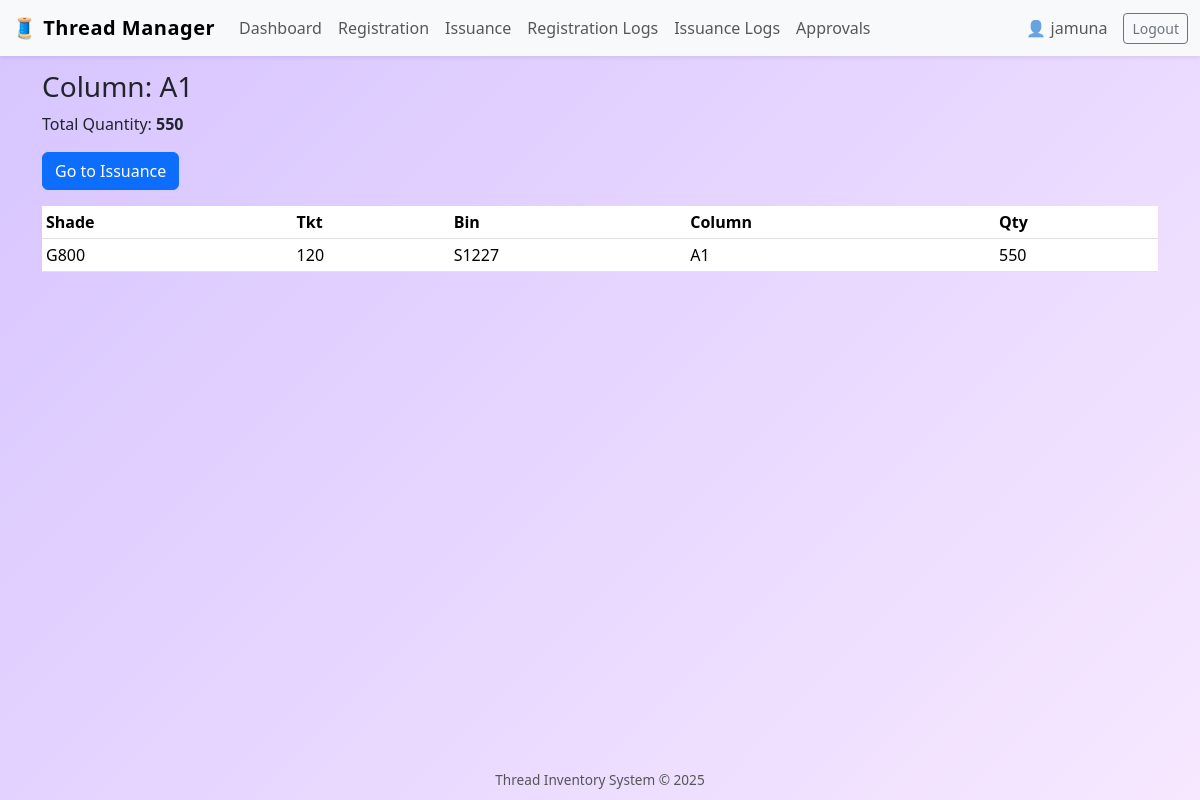
/qr/view/?type=column&value=A1 (signed in), run on an earlier commit of the app's database.
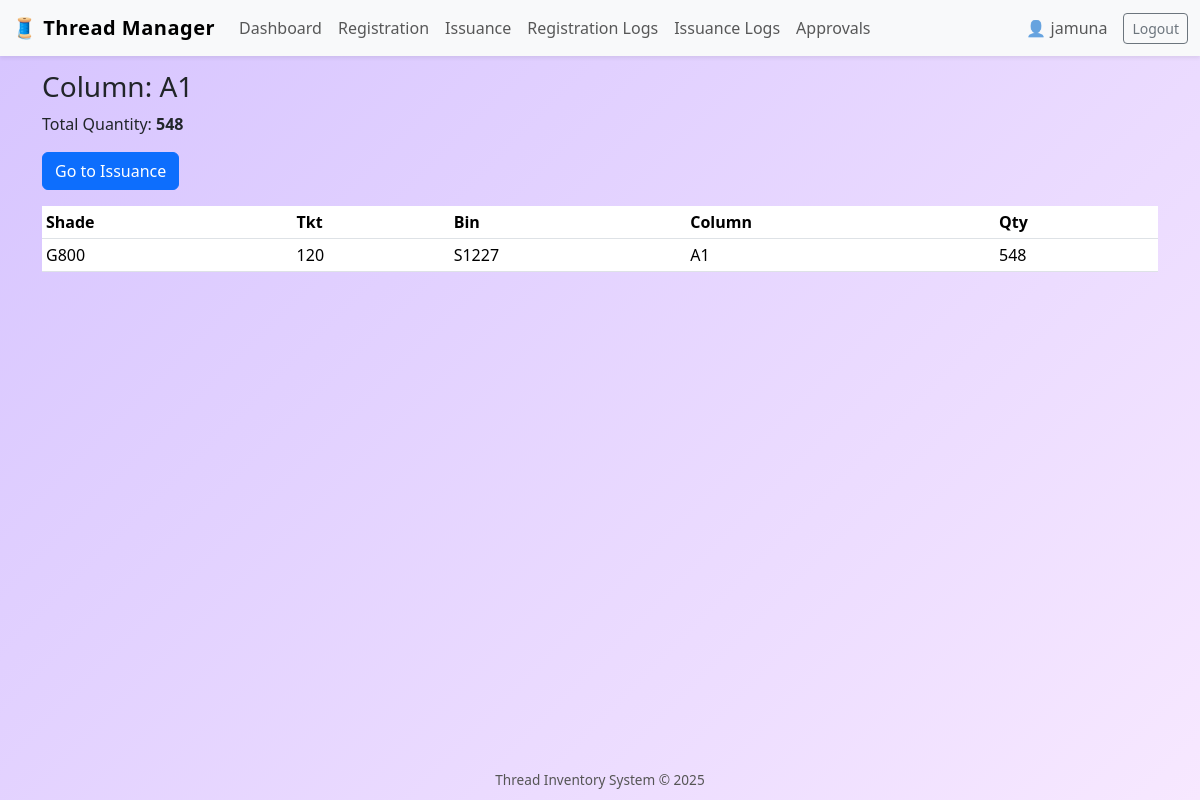
And on a later commit of the database.
### inventory/models.py (models this page shows, shortened)
class Thread(models.Model):
    CATEGORY_CHOICES = [
        ("DOMESTIC", "Domestic"),
        ("EXPORT", "Export"),
    ]
    registration_date = models.DateTimeField(auto_now_add=True)
    shade = models.CharField(max_length=100)
    tkt = models.CharField(max_length=100)
    bin_no = models.CharField(max_length=100)
    available_quantity = models.PositiveIntegerField()
    category = models.CharField(max_length=10, choices=CATEGORY_CHOICES)
    brand = models.CharField(max_length=100)
    column_name = models.CharField(max_length=100)
    created_by = models.ForeignKey(User, on_delete=models.SET_NULL, null=True)

### inventory/views.py (the view)
# urls.py: path("qr/view/", views.qr_filtered_view, name="qr_filtered_view"),
@login_required
def qr_filtered_view(request):
    qr_type = request.GET.get("type")
    value = request.GET.get("value")
    filters = {
        "column": {"column_name": value},
        "shade": {"shade": value},
        "bin": {"bin_no": value},
        "tkt": {"tkt": value},
    }
    if qr_type not in filters:
        messages.error(request, "Invalid QR filter")
        return redirect("dashboard")
    threads = Thread.objects.filter(**filters[qr_type])
    total_qty = threads.aggregate(total=Sum("available_quantity"))["total"] or 0
    return render(request, "inventory/qr_filtered_view.html", {
        "threads": threads,
        "filter_type": qr_type,
        "filter_value": value,
        "total_qty": total_qty,
    })

### templates/inventory/qr_filtered_view.html
{% extends "inventory/base.html" %}
{% block content %}
<h3>
    {{ filter_type|title }}: {{ filter_value }}
</h3>
<p>Total Quantity: <strong>{{ total_qty }}</strong></p>
<a href="{% url 'issuance' %}?{{ filter_type }}={{ filter_value }}"
   class="btn btn-primary mb-3">
   Go to Issuance
</a>
<table class="table table-sm">
<thead>
<tr>
    <th>Shade</th><th>Tkt</th><th>Bin</th><th>Column</th><th>Qty</th>
</tr>
</thead>
<tbody>
{% for t in threads %}
<tr>
    <td>{{ t.shade }}</td>
    <td>{{ t.tkt }}</td>
    <td>{{ t.bin_no }}</td>
    <td>{{ t.column_name }}</td>
    <td>{{ t.available_quantity }}</td>
</tr>
{% endfor %}
</tbody>
</table>
{% endblock %}

What changed in the data, as far as the page shows it:
changed Thread: available_quantity "550" → "548"
Also different on the page:
{{ total_qty }}: "550" → "548"
